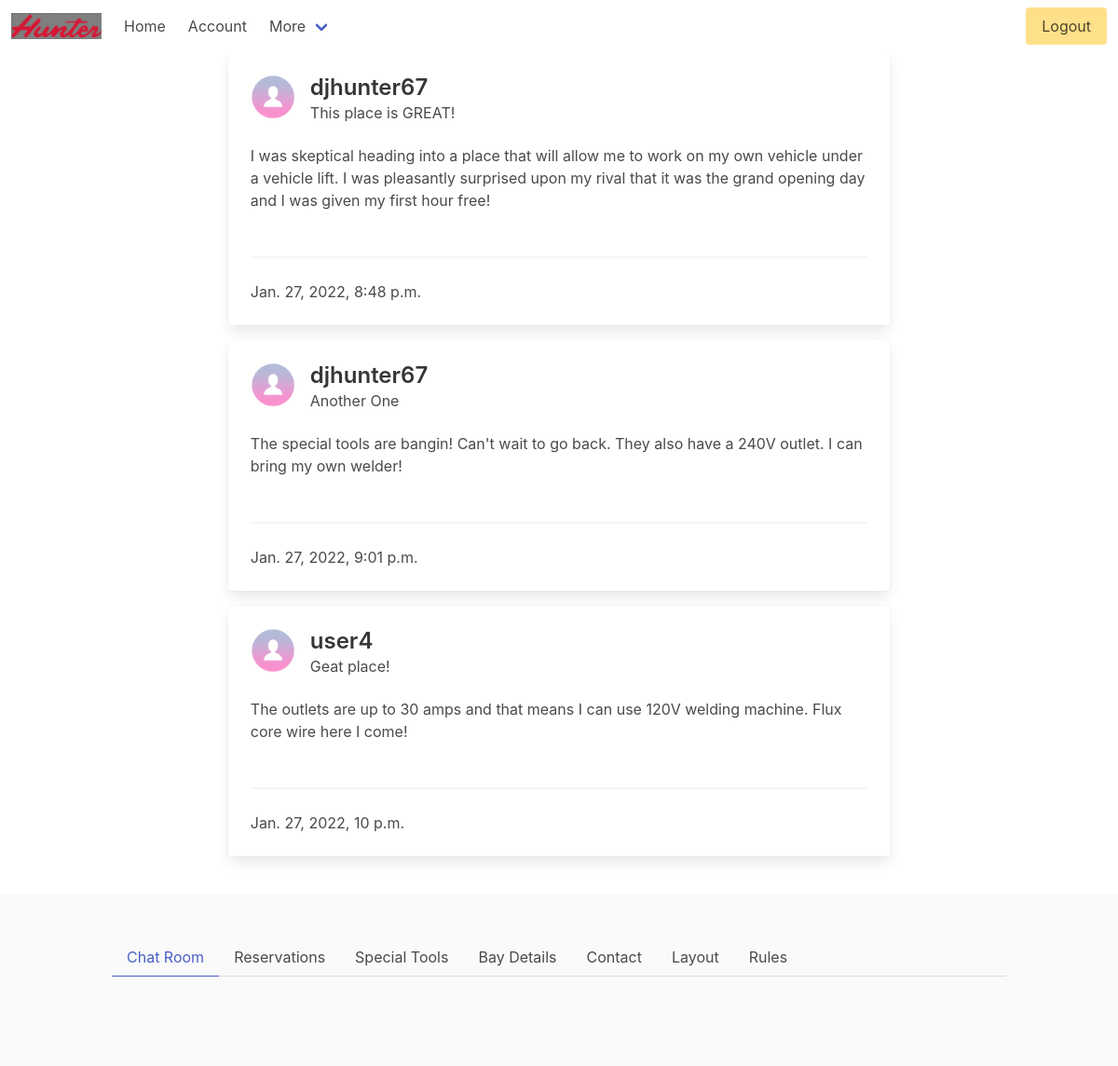
Screenshot of /blog/ (signed in) with the database file from the repository.
### blog/models.py (models this page shows)
class BlogPost(models.Model):
    title = models.CharField(max_length=40)
    body = models.TextField(max_length=200)
    user = models.ForeignKey(
        DIYUsers, on_delete=models.CASCADE, related_name='blog_posts')
    public = models.BooleanField(default=False)
    date_created = models.DateTimeField(auto_now_add=True)
    date_edited = models.DateTimeField(auto_now=True)

### diy_users/models.py (models this page shows)
class DIYUsers(AbstractUser):
    phone_regex = RegexValidator(
        regex=r'\d{10}', message="Phone number must be entered in the format: '+999999999'. 10 digits allowed.")
    phone_number = models.CharField(
        validators=[phone_regex], max_length=17, blank=False)  # validators should be a list
    date_added = models.DateField(auto_now_add=True)
    avatar = models.ImageField(
        upload_to=upload_path, default="../static/img/default_avt.png")
    first_name = models.CharField(_('first name'), max_length=150, blank=False)
    last_name = models.CharField(_('last name'), max_length=150, blank=False)
    email = models.EmailField(_('email address'), blank=False)
    def __str__(self) -> str:
        return self.username

### blog/views.py (the view)
# urls.py: path('', views.blog, name='blog'),
def blog(request):
    print("something")
    if request.method == 'GET':
        all_posts = BlogPost.objects.all()
        print(all_posts)
        return render(request, "blog.html", {"posts": all_posts})

### capstone/templates/blog.html (shortened to what this page needs)
{% extends 'base.html' %}
{% load static %}
{% block header %}
<nav class="navbar" role="navigation" aria-label="main navigation">
    <div class="navbar-brand">
        <a class="navbar-item" href="https://christerpher.github.io">
            <img src="{% static 'img/Logo.png' %}">
        </a>
    </div>
    <div id="navbarBasicExample" class="navbar-menu">
        <div class="navbar-start">
            <a class="navbar-item" href="{% url 'hunter_diy_garage:index' %}">
                Home
            </a>
            {% if request.user.is_authenticated %}
            <a class="navbar-item" href="{% url 'diy_users:profile' %}">
                Account
            </a>
            {% endif %}
            <div class="navbar-item has-dropdown is-hoverable">
                <a class="navbar-link">
                    More
                </a>
            </div>
        </div>
        <div class="navbar-end">
            <div class="navbar-item">
                <div class="buttons">
                    {% if request.user.is_authenticated %}
                    <a href="{% url 'diy_users:logout' %}" class="button is-warning">
                        Logout
                    </a>
                    {% endif %}
                </div>
            </div>
        </div>
    </div>
</nav>
{% endblock header %}
{% block content %}
{% for post in posts %}
<div class="card mb-4">
    <div class="card-content">
        <div class="media">
            <div class="media-left">
                <figure class="image is-48x48">
                    <img src="{% static 'img/default_avt.png' %}" alt="Placeholder image">
                </figure>
            </div>
            <div class="media-content">
                <p class="title is-4">{{post.user}}</p>
                <p class="subtitle is-6">{{post.title}}</p>
            </div>
        </div>
        <div class="content">
            {{post.body}}
            <br>
            <br>
            <hr>
            <time datetime="2016-1-1">{{post.date_created}}</time>
        </div>
    </div>
</div>
{% endfor %}
{% endblock content %}

### rows the page displays
BlogPost: user "djhunter67", title "This place is GREAT!", body "I was skeptical heading into a place that will allow me to work on my own vehicle under a vehicle lift. I was pleasantly surprised upon my rival that it was the grand opening day and I was given my first hour free!", date_created "Jan. 27, 2022, 8:48 p.m."
BlogPost: user "djhunter67", title "Another One", body "The special tools are bangin! Can't wait to go back. They also have a 240V outlet. I can bring my own welder!", date_created "Jan. 27, 2022, 9:01 p.m."
BlogPost: user "user4", title "Geat place!", body "The outlets are up to 30 amps and that means I can use 120V welding machine. Flux core wire here I come!", date_created "Jan. 27, 2022, 10 p.m."
